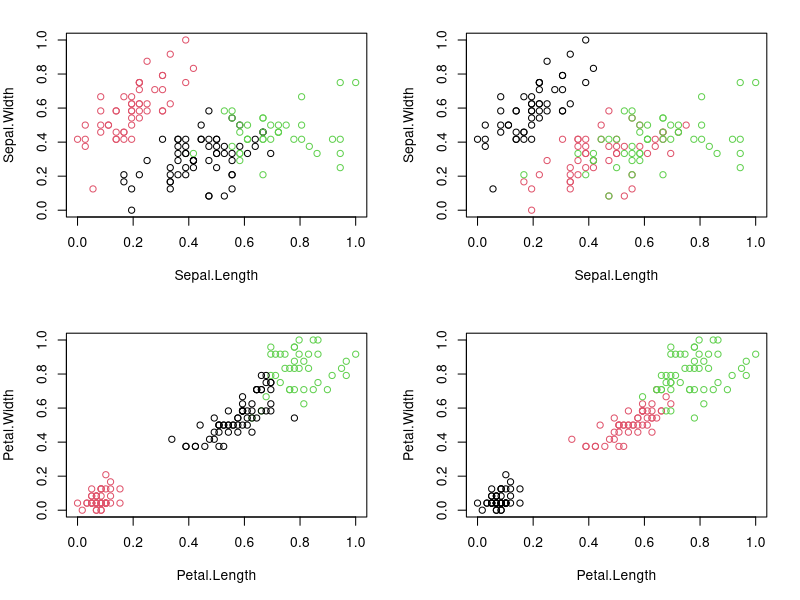

The R script that drew this image:
#K-Means Clustering

require("datasets")
data("iris") # load Iris Dataset
str(iris) #view structure of dataset

summary(iris) #view statistical summary of dataset

head(iris, 3) #view top  rows of dataset

#Preprocess the dataset
#Since clustering is a type of Unsupervised Learning, 
#we would not require Class Label(output) during execution of our algorithm. 
#We will, therefore, remove Class Attribute “Species” and store it in another variable. 
#We would then normalize the attributes between 0 and 1 using our own function.

iris.new<- iris[,c(1,2,3,4)]
iris.class<- iris[,"Species"]
head(iris.new, 3)

head(iris.class, 3)

normalize <- function(x){
  return ((x-min(x))/(max(x)-min(x)))
}

iris.new$Sepal.Length<- normalize(iris.new$Sepal.Length)
iris.new$Sepal.Width<- normalize(iris.new$Sepal.Width)
iris.new$Petal.Length<- normalize(iris.new$Petal.Length)
iris.new$Petal.Width<- normalize(iris.new$Petal.Width)
head(iris.new)

#Apply the K-means clustering algorithm
result<- kmeans(iris.new,3) #aplly k-means algorithm with no. of centroids(k)=3
result$size # gives no. of records in each cluster

result$centers # gives value of cluster center datapoint value(3 centers for k=3)

result$cluster #gives cluster vector showing the custer where each record falls

#Verify results of clustering
par(mfrow=c(2,2), mar=c(5,4,2,2))
plot(iris.new[c(1,2)], col=result$cluster)# Plot to see how Sepal.Length and Sepal.Width data points have been distributed in clusters
plot(iris.new[c(1,2)], col=iris.class)# Plot to see how Sepal.Length and Sepal.Width data points have been distributed originally as per "class" attribute in dataset
plot(iris.new[c(3,4)], col=result$cluster)# Plot to see how Petal.Length and Petal.Width data points have been distributed in clusters
plot(iris.new[c(3,4)], col=iris.class)

table(result$cluster,iris.class)

#Results of the table show that Cluster 1 corresponds to Virginica, 
#Cluster 2 corresponds to Versicolor 
#and Cluster 3 to Setosa.

#Total number of correctly classified instances are: 36 + 47 + 50= 133
#Total number of incorrectly classified instances are: 3 + 14= 17

#How did the model do?
#TASK: Accuracy = number of correctly classified/(total classified) = 88.67%
#i.e our model has achieved 88.67% accuracy!



